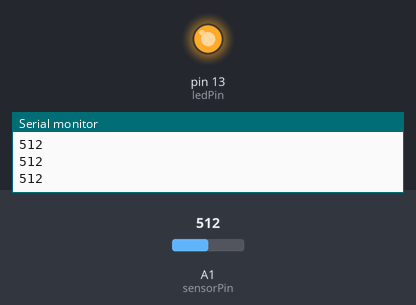
The sketch below on a simulated Arduino Uno, built with avr-gcc and run on an emulated ATmega328P. Shown: output pins drawn as LEDs (lit = HIGH), the last lines printed to the serial monitor. The test bench sets the inputs (shaded band); at power-on: A1 (sensorPin) = 512.

Above: at 1.2 s.
1.3 s: A1 (sensorPin) set to 492
At 2.0 s:
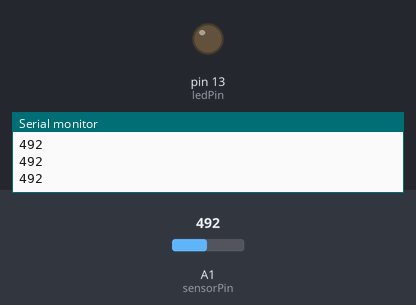
2.8 s: A1 (sensorPin) set to 510
At 3.3 s:
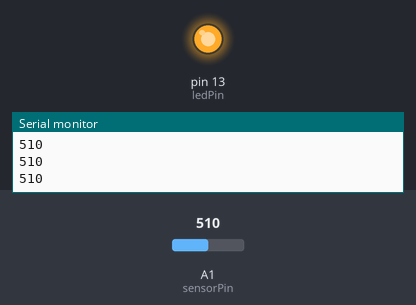
4.3 s: A1 (sensorPin) set to 490
At 5.6 s:
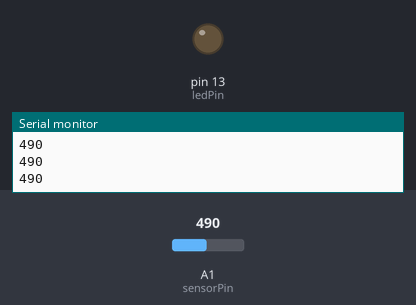
Timing chart, 0 to 7.3 s (numbered marks = the images above; inputs shaded):
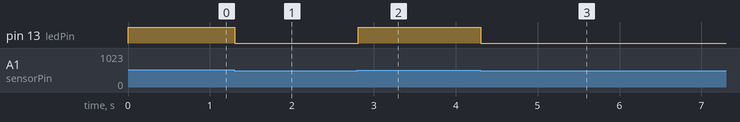

Measured:
- the behaviour switches between 501 and 500 on A1 (sensorPin) (found by bisection; images 0 and 1)
- after the input at 1.3 s, pin 13 (ledPin): HIGH → LOW at once
- after the input at 2.8 s, pin 13 (ledPin): LOW → HIGH at once
- after the input at 4.3 s, pin 13 (ledPin): HIGH → LOW at once

The sketch:

machine.ino
```cpp
#define sensorPin A1
#define ledPin 13
#include<SoftwareSerial.h>

void setup() {
  Serial.begin(9600);
  pinMode(ledPin, OUTPUT);
}

void loop() {
  int x=analogRead(sensorPin);
  Serial.println(x);
  if(x>500)digitalWrite(13, HIGH);
  else digitalWrite(13, LOW);

}
```
